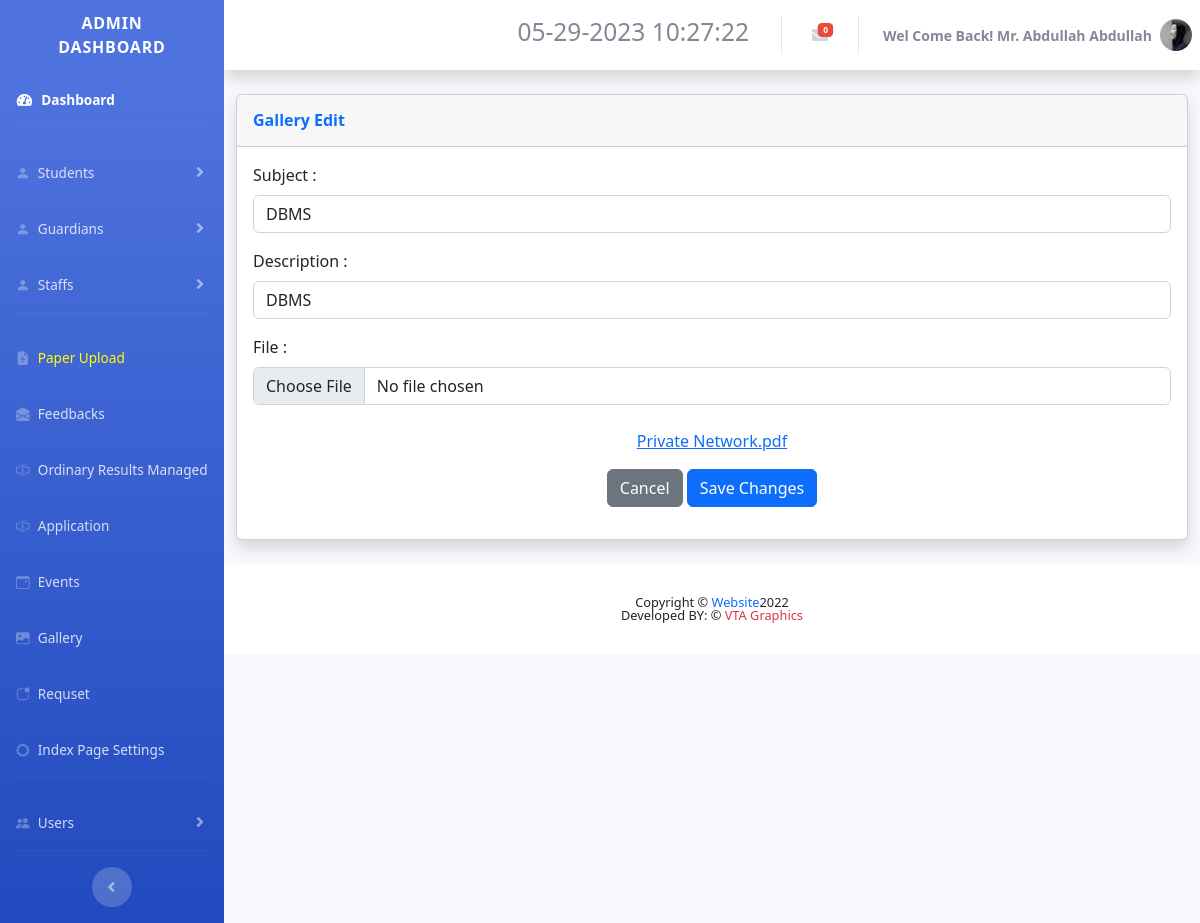
The app's page /hilurians2/pastpapers_edit.php?uid=11 (signed in) with its own data.
### tables this page shows
CREATE TABLE `user` (
  `ID` int(11) NOT NULL,
  `First_Name` varchar(20) NOT NULL,
  `Last_Name` varchar(20) NOT NULL,
  `dob` date NOT NULL,
  `Gender` varchar(6) NOT NULL,
  `email` varchar(35) NOT NULL,
  `phone` varchar(10) NOT NULL,
  `username` varchar(15) NOT NULL,
  `password` text NOT NULL,
  `usertype` varchar(30) NOT NULL,
  `created_time` datetime NOT NULL DEFAULT current_timestamp(),
  `index_or_staff` varchar(5) NOT NULL,
  `NIC` varchar(12) NOT NULL,
  `image` text NOT NULL,
  `u_status` int(1) NOT NULL
);

CREATE TABLE `papers` (
  `id` int(11) NOT NULL,
  `by_upload` text NOT NULL,
  `subject` varchar(20) NOT NULL,
  `description` varchar(100) NOT NULL,
  `file` text NOT NULL,
  `status` int(1) NOT NULL
);

### hilurians2/pastpapers_edit.php (the view, shortened to what this page needs)
<?php
    include 'session.php';
?>
<!DOCTYPE html>
<html lang="en">
<head>
    <link href="vendor/fontawesome-free/css/all.min.css" rel="stylesheet" type="text/css">
    <link href="css/sb-admin-2.min.css" rel="stylesheet">
    <link rel="stylesheet" href="https://cdn.jsdelivr.net/npm/bootstrap-icons@1.10.2/font/bootstrap-icons.css">
    <link rel="stylesheet" href="https://cdnjs.cloudflare.com/ajax/libs/normalize/5.0.0/normalize.min.css">
    <link rel="stylesheet" href="css/stylesearch.css">
    <link href="vendor/select2/select2.min.css" rel="stylesheet" media="all">
    <link href="vendor/datepicker/daterangepicker.css" rel="stylesheet" media="all">
    <link rel="stylesheet" href="https://pro.fontawesome.com/releases/v5.10.0/css/all.css"/>
    <link rel="stylesheet" href="./css/bootstrap.min.css">
    <link rel="stylesheet" href="./fullcalendar/lib/main.min.css">
</head>
<body id="page-top">
    <link rel="stylesheet" href="https://use.fontawesome.com/releases/v5.1.0/css/all.css">
    <div id="wrapper">
        <ul class="navbar-nav bg-gradient-primary sidebar sidebar-dark accordion" id="accordionSidebar">
            <a class="sidebar-brand d-flex align-items-center justify-content-center" href="#">
                <div class="sidebar-brand-text mx-3">Admin Dashboard <sup></sup></div>
            </a>
            <hr class="sidebar-divider my-0">
            <li class="nav-item active">
                <a class="nav-link" href="admin.php">
                    <i class="fas fa-fw fa-tachometer-alt"></i>
                    <span>Dashboard</span></a>
            </li>
            <hr class="sidebar-divider">
            <li class="nav-item">
                <a class="nav-link collapsed" href="#" data-toggle="collapse" data-target="#students"
                    aria-expanded="true" aria-controls="collapseTwo">
                    <i class="bi bi-person-fill"></i>
                    <span>Students</span>
                </a>
            </li>
            <li class="nav-item">
                <a class="nav-link collapsed" href="#" data-toggle="collapse" data-target="#guardians"
                    aria-expanded="true" aria-controls="collapseTwo">
                    <i class="bi bi-person-fill"></i>
                    <span>Guardians</span>
                </a>
            </li>
            <li class="nav-item">
                <a class="nav-link collapsed" href="#" data-toggle="collapse" data-target="#staff"
                    aria-expanded="true" aria-controls="collapseUtilities">
                    <i class="bi bi-person-fill"></i>
                    <span>Staffs</span>
                </a>
            </li>
            <hr class="sidebar-divider">
             <li class="nav-item">
                <a class="nav-link" href="pastpapers.php">
                <i class="bi bi-file-earmark-arrow-up-fill"></i>
                    <span style="color:Yellow;">Paper Upload</span>
                </a>
            </li>
            <li class="nav-item">
                <a class="nav-link" href="message.php">
                <i class="bi bi-envelope-open-fill"></i>
                    <span>Feedbacks</span>
                </a>
            </li>
            <li class="nav-item">
                <a class="nav-link" href="results.php">
                <i class="bi bi-input-cursor-text"></i>
                    <span>Ordinary Results Managed</span>
                </a>
            </li>
            <li class="nav-item">
                <a class="nav-link" href="application.php">
                <i class="bi bi-input-cursor-text"></i>
                    <span>Application</span>
                </a>
            </li>
            <li class="nav-item">
                <a class="nav-link" href="events.php">
                    <i class="bi bi-calendar-event"></i>
                    <span>Events</span></a>
            </li>
            <li class="nav-item">
                <a class="nav-link" href="gallery.php">
                    <i class="bi bi-image-fill"></i>
                    <span>Gallery</span></a>
            </li>
            <li class="nav-item">
                <a class="nav-link" href="request.php">
                    <i class="bi bi-app-indicator"></i>
                    <span>Requset</span></a>
            </li>
            <li class="nav-item">
                <a class="nav-link" href="index_page.php">
                    <i class="bi bi-gear-wide"></i>
                    <span>Index Page Settings</span></a>
            </li>
            <hr class="sidebar-divider d-none d-md-block">
            <li class="nav-item">
                <a class="nav-link collapsed" href="#" data-toggle="collapse" data-target="#user"
                    aria-expanded="true" aria-controls="collapseUtilities">
                    <i class="bi bi-people-fill"></i>
                    <span>Users</span>
                </a>
            </li>
            <hr class="sidebar-divider d-none d-md-block">
            <div class="text-center d-none d-md-inline">
                <button class="rounded-circle border-0" id="sidebarToggle"></button>
            </div>
        </ul>
        <div id="content-wrapper" class="d-flex flex-column">
            <div id="content">
                <nav class="navbar navbar-expand navbar-light bg-white topbar mb-4 static-top shadow">
                    <ul class="navbar-nav ml-auto">
                        <li class="nav-item dropdown no-arrow">
                            <a class="nav-link" href="#" role="button">
                                <h3><span class="mr-2 d-none d-lg-inline text-gray-600 small" id="date-time"></span></h3>
                            </a>
                        </li>
<?php
        $sql1="SELECT * FROM messages WHERE read_status=0;";
        $exe1=mysqli_query($con,$sql1);
        $count=mysqli_num_rows($exe1);
    ?>
                        <li class="nav-item dropdown no-arrow mx-1">
                            <a class="nav-link dropdown-toggle" href="#" id="messagesDropdown" role="button"
                                data-toggle="dropdown" aria-haspopup="true" aria-expanded="false">
                                <span class="badge badge-danger badge-counter"><?php echo $count ?></span>
                            </a>
                        </li>
                        <li class="nav-item dropdown no-arrow">
                            <a class="nav-link dropdown-toggle" href="#" id="userDropdown" role="button"
                                data-toggle="dropdown" aria-haspopup="true" aria-expanded="false">
                                <span class="mr-2 d-none d-lg-inline text-gray-600 small">
                                    <b>
                                    <?php
                                        $sql="SELECT * FROM user WHERE username='".$_SESSION["username"]."'";
                                        $exe=mysqli_query($con,$sql);
                                        $row=mysqli_fetch_array($exe);
                                            $fname=$row['First_Name'];
                                            $lname=$row['Last_Name'];
                                            $gender=$row['Gender'];
                                        if ($gender == "Male")
                                        {
                                            echo "Wel Come Back! Mr.  ".$fname." ".$lname;
                                        }
                                        else
                                        {
                                            echo "Wel Come Back! Ms.  ".$fname." ".$lname;
                                        }
                                    ?>
                                    </b>
                                </span>
                                <img class="img-profile rounded-circle"
                                    src="img/<?php echo $row['image']; ?>">
                            </a>
                        </li>
                    </ul>
                </nav>
<div class="container-fluid">
    <div class="card shadow mb-4">
        <div class="card-header py-3">
        <h6 class="m-0 font-weight-bold text-primary">Gallery Edit </h6>
        </div>
        <div class="card-body">
            <?php
                $id=$_GET['uid'];
                $sql1="SELECT * FROM papers WHERE id='$id';";
                $res1=mysqli_query($con,$sql1);
                $row=mysqli_fetch_array($res1);
            ?>
            <form action="" method="post" enctype="multipart/form-data">
                <div class="form-group">
                    <label >Subject :</label>
                    <input class="form-control" type="text" paceholder="Name" autocomplete="off" value="<?php echo $row['subject'];?>" name="name" required>
                </div>
                <div class="form-group">
                    <label >Description :</label>
                    <input class="form-control" type="text" paceholder="Description" autocomplete="off" value="<?php echo $row['description'];?>" name="desc" required>
                </div>
                <div class="form-group">
                    <label >File :</label>
                    <input class="form-control" type="File" paceholder="Image" id="img" accept="image/*" name="img" ><br>
                    <center><a href="pdf/<?php echo $row['file']; ?>" target="_blank"><?php echo $row['file']; ?></a><br></center>
                </div>
                <div class="form-group" align="center">
                    <a class="btn btn-secondary" href="pastpapers.php">Cancel</a>
                    <button type="submit" class="btn btn-primary" name="save" >Save Changes</button>
                </div>
            </form>
        </div>
    </div>
</div>
<footer class="sticky-footer bg-white" style="bottom: 0;width: 100%;">
    <div class="container my-auto" align="center">
        <div class="copyright text-center my-auto">
            <span>Copyright &copy; <span class="text-primary">Website</span>2022</span>
            <br>
            <span>Developed BY: &copy; <span class="text-danger">VTA Graphics</span></span>
        </div>
    </div>
</footer>
</div>
</div>
</body>
</html>

### hilurians2/css/stylesearch.css (style rules this page uses)
body { background: #7D26CD; }

### hilurians2/pastpapers_edit.php (style rules this page uses)
:root { --bs-success-rgb: 71, 222, 152 !important; }

### records on screen
user: First_Name "Abdullah", Last_Name "Abdullah", image (picture)
papers: name "DBMS", desc "DBMS", file "Private Network.pdf"

### other values on screen
$count "0"
